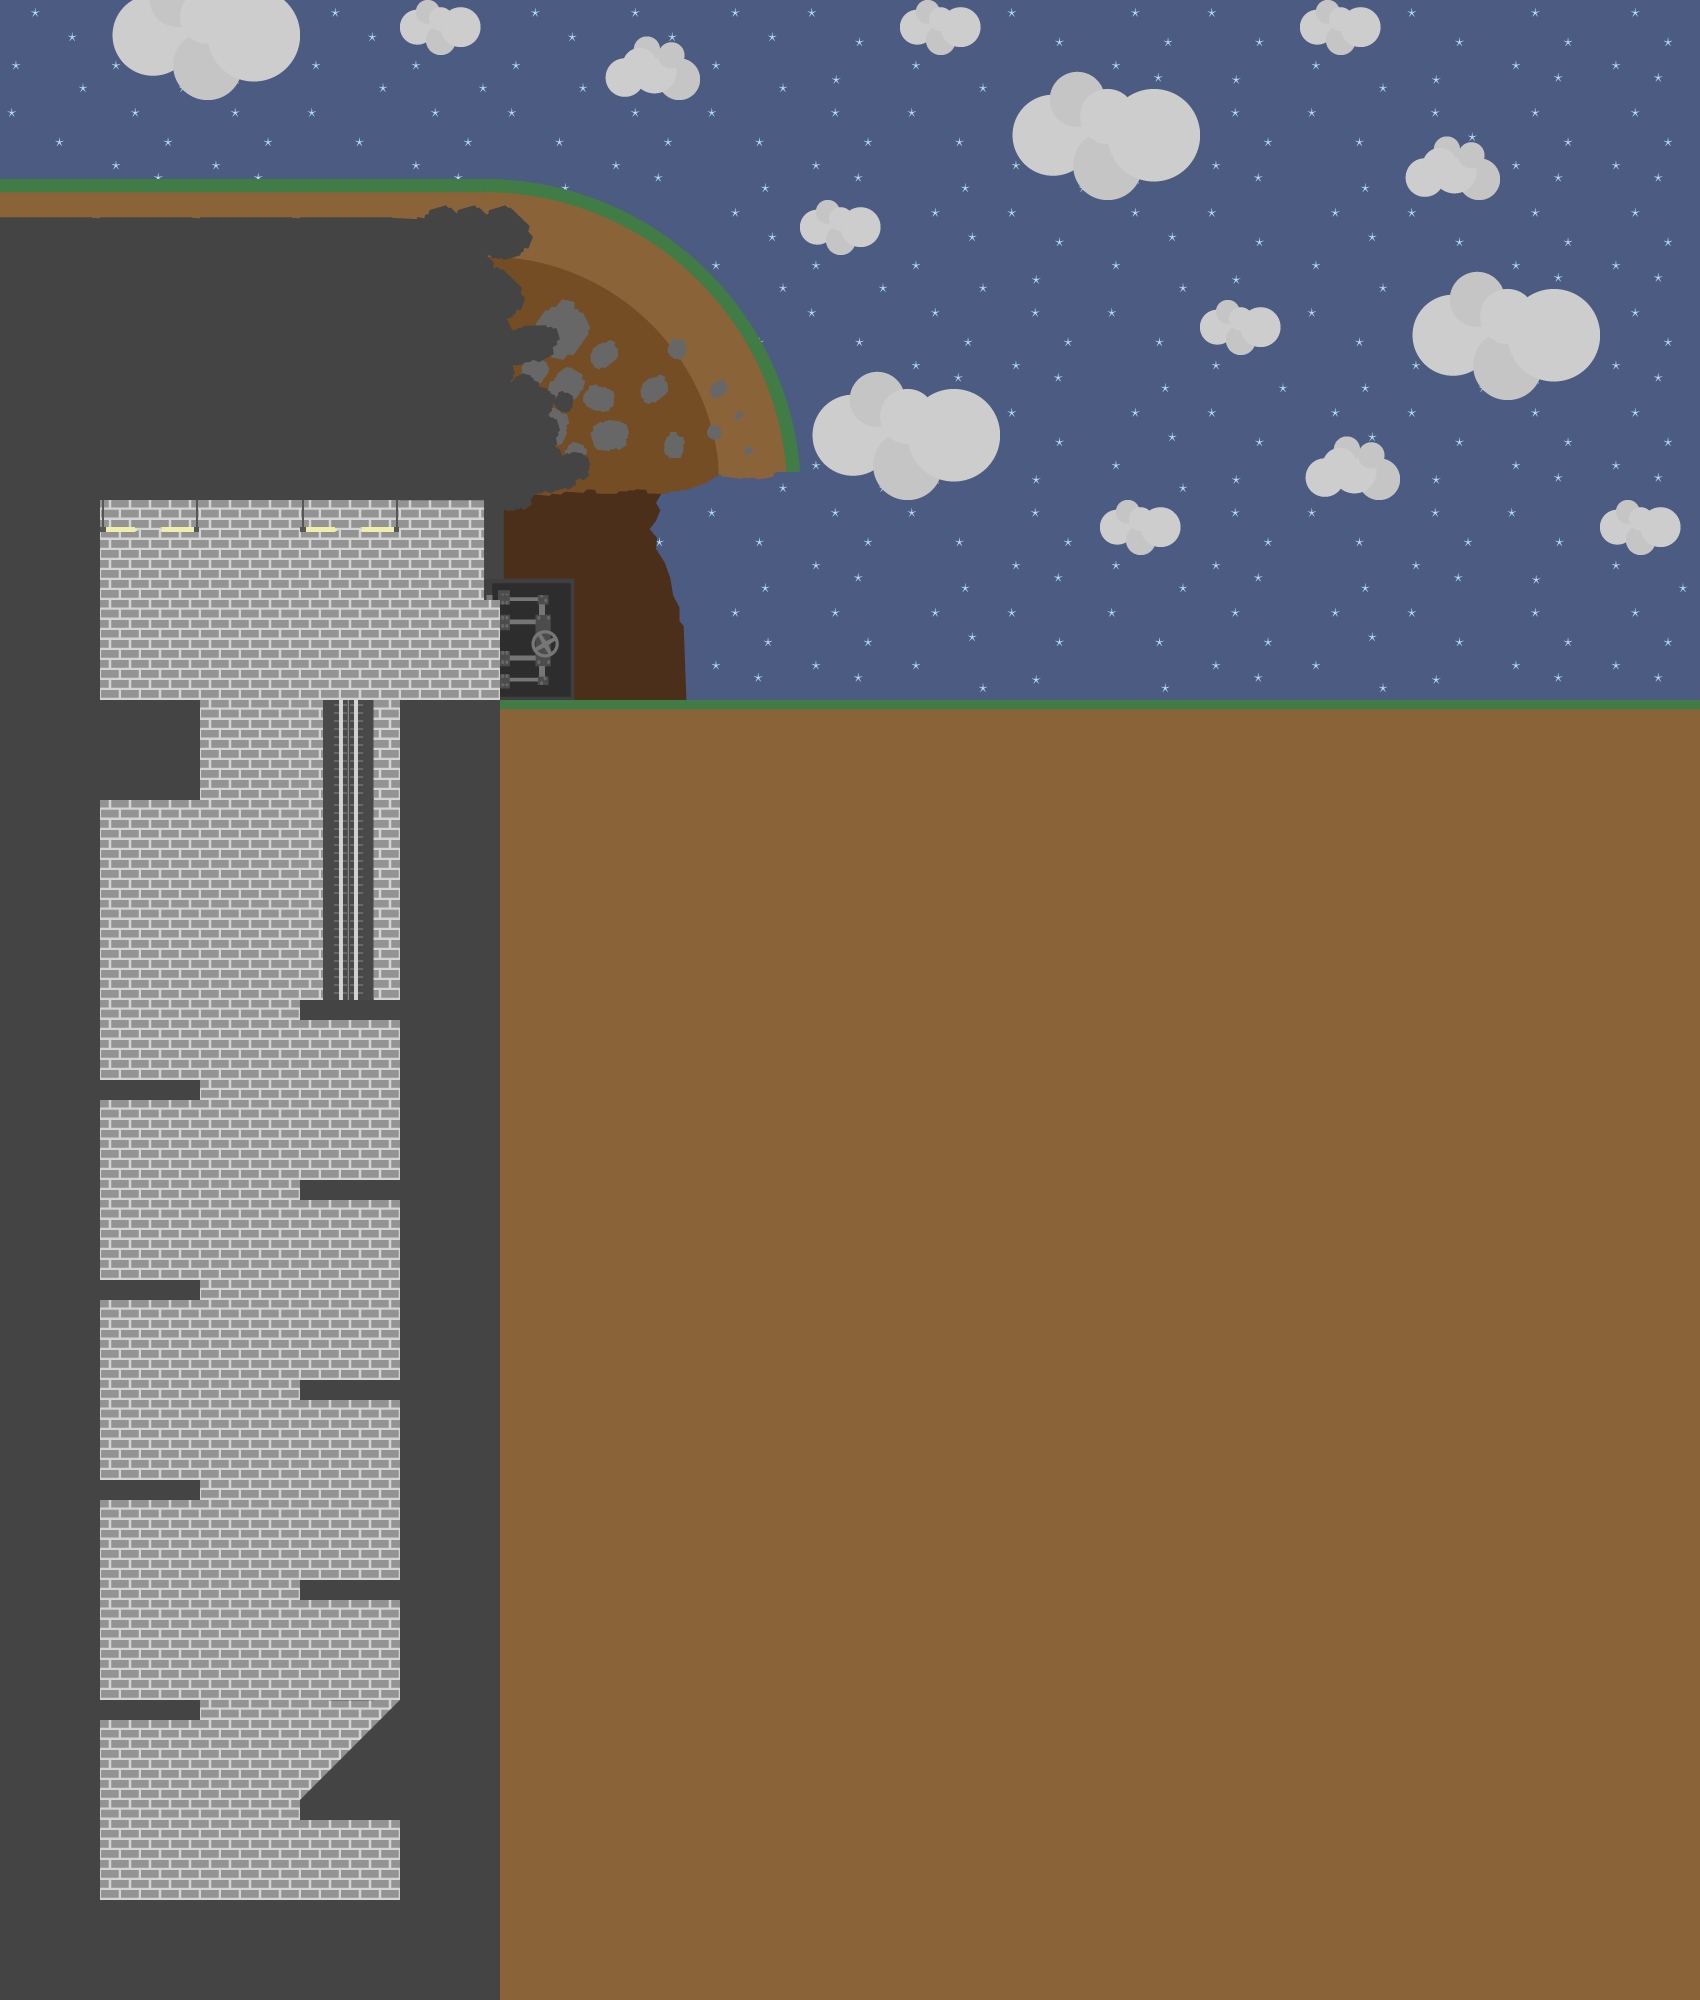

A level layout from a 2D game, rendered from its tile map. Below: a short description, then the map file with tile-grid data replaced by summaries:
An orthogonal 17x20 tile map with 100x100 px tiles, 2 tile layers (Fond, Solide), 2 tilesets and 8 objects (3x sensor, 2x verticalPlatform, Start, endLevelLiftZZ, Startzz).

<map version="1.0" orientation="orthogonal" renderorder="left-up" width="17" height="20" tilewidth="100" tileheight="100" nextobjectid="15">
 <tileset firstgid="1" name="ElementsTiles-01-01" tilewidth="100" tileheight="100">
  <image source="ElementsTiles-01-01.png" width="1300" height="300" />
 </tileset>
 <tileset firstgid="40" name="elementsFin-02" tilewidth="100" tileheight="100">
  <image source="elementsFin-02.png" width="800" height="600" />
 </tileset>
 <layer name="Fond" width="17" height="20">
  <data>[340 cells, 340 non-empty, 21 distinct tile ids]</data>
 </layer>
 <layer name="Solide" width="17" height="20">
  <data>[340 cells, 203 non-empty, 25 distinct tile ids]</data>
 </layer>
 <objectgroup name="Objets">
  <object id="1" name="verticalPlatform" x="298" y="699" width="100" height="299">
   <properties>
    <property name="moveUpFirst" value="0" />
    <property name="movementDuration" value="3" />
    <property name="x_limit" value="802" />
    <property name="y_limit" value="430" />
   </properties>
  </object>
  <object id="2" name="Start" x="110" y="1794" width="88" height="106" />
  <object id="3" name="endLevelLiftZZ" x="1370.5" y="1866" width="105" height="122">
   <properties>
    <property name="nextLevel" value="_Level02_v1_100px" />
   </properties>
  </object>
  <object id="4" name="verticalPlatform" x="210" y="985" width="78" height="913.5">
   <properties>
    <property name="moveUpFirst" value="0" />
    <property name="movementDuration" value="6" />
    <property name="x_limit" value="802" />
    <property name="y_limit" value="430" />
   </properties>
  </object>
  <object id="5" name="sensor" x="508" y="464" width="286" height="276">
   <properties>
    <property name="nodename" value="finalAnimationSensor" />
   </properties>
  </object>
  <object id="8" name="Startzz" x="387" y="540" width="88" height="106" />
  <object id="9" name="sensor" x="1085" y="468" width="121" height="272">
   <properties>
    <property name="nodename" value="finalAnimationSensor2" />
   </properties>
  </object>
  <object id="13" name="sensor" x="1074.84" y="414.784" width="31.3592" height="31.3592" rotation="2.51375">
   <properties>
    <property name="nodename" value="referencePoint" />
   </properties>
   <ellipse />
  </object>
 </objectgroup>
</map>
